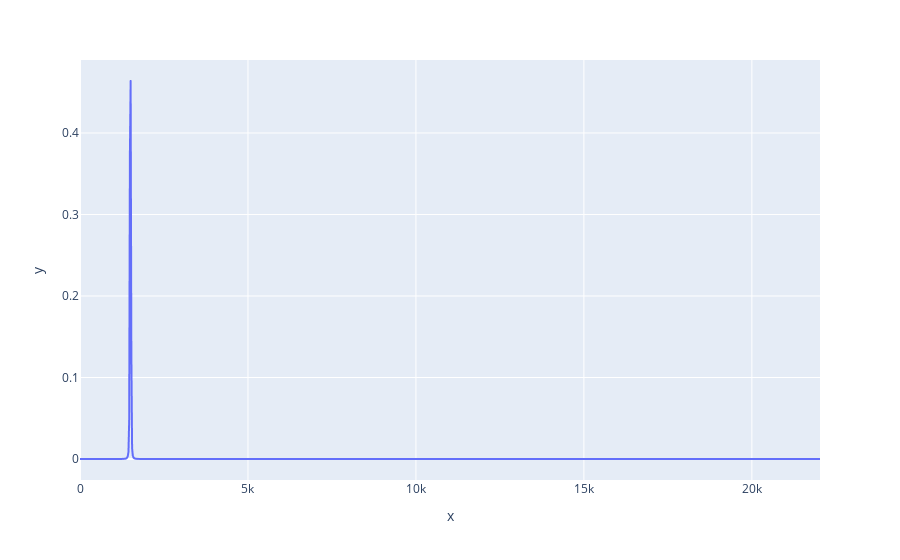

Notebook code cell kept with this figure:
### Markdown cell above
Plotting spectrum to test

### Code cell
import plotly.express as px
px.line(y=S.T[0][:-1],x=f[:-1])

### Figure 1 — Plotly figure (JSON) as saved in the notebook; plotly's stock layout.template omitted (floating-point values rounded to 4 significant figures; data arrays with more than 128 entries replaced by an {"elided": "..."} marker saying what was removed)
{"data": [{"hovertemplate": "x=%{x}<br>y=%{y}<extra></extra>", "legendgroup": "", "line": {"color": "#636efa", "dash": "solid"}, "mode": "lines", "name": "", "showlegend": false, "type": "scattergl", "x": {"elided": "1024 float values"}, "xaxis": "x", "y": {"elided": "1024 float values"}, "yaxis": "y"}], "layout": {"legend": {"tracegroupgap": 0}, "margin": {"t": 60}, "xaxis": {"anchor": "y", "domain": [0, 1], "title": {"text": "x"}}, "yaxis": {"anchor": "x", "domain": [0, 1], "title": {"text": "y"}}}}
